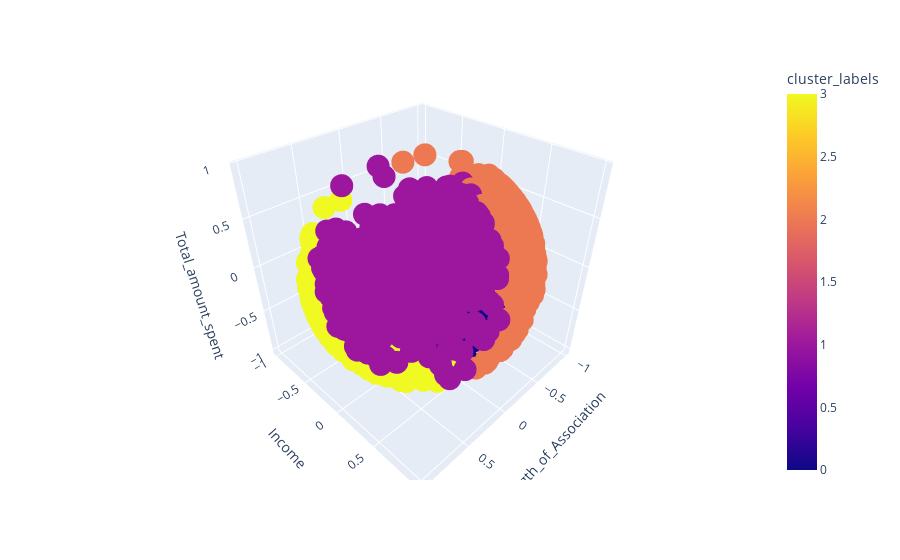

Notebook code cell kept with this figure:
### Markdown cell above
### TODO Recording

Please rotate the figure and show how the different colors are grouped together

### Code cell
fig = px.scatter_3d(X, x = 'Length_of_Association', y = 'Income', 
                    z = 'Total_amount_spent', color = 'cluster_labels')

fig.show()

### Figure 1 — Plotly figure (JSON) as saved in the notebook; plotly's stock layout.template omitted (floating-point values rounded to 4 significant figures; data arrays with more than 128 entries replaced by an {"elided": "..."} marker saying what was removed)
{"data": [{"hovertemplate": "Length_of_Association=%{x}<br>Income=%{y}<br>Total_amount_spent=%{z}<br>cluster_labels=%{marker.color}<extra></extra>", "legendgroup": "", "marker": {"color": {"elided": "2216 int values"}, "coloraxis": "coloraxis", "symbol": "circle"}, "mode": "markers", "name": "", "scene": "scene", "showlegend": false, "type": "scatter3d", "x": {"elided": "2216 float values"}, "y": {"elided": "2216 float values"}, "z": {"elided": "2216 float values"}}], "layout": {"coloraxis": {"colorbar": {"title": {"text": "cluster_labels"}}, "colorscale": [[0, "#0d0887"], [0.1111, "#46039f"], [0.2222, "#7201a8"], [0.3333, "#9c179e"], [0.4444, "#bd3786"], [0.5556, "#d8576b"], [0.6667, "#ed7953"], [0.7778, "#fb9f3a"], [0.8889, "#fdca26"], [1, "#f0f921"]]}, "legend": {"tracegroupgap": 0}, "margin": {"t": 60}, "scene": {"domain": {"x": [0, 1], "y": [0, 1]}, "xaxis": {"title": {"text": "Length_of_Association"}}, "yaxis": {"title": {"text": "Income"}}, "zaxis": {"title": {"text": "Total_amount_spent"}}}}}
